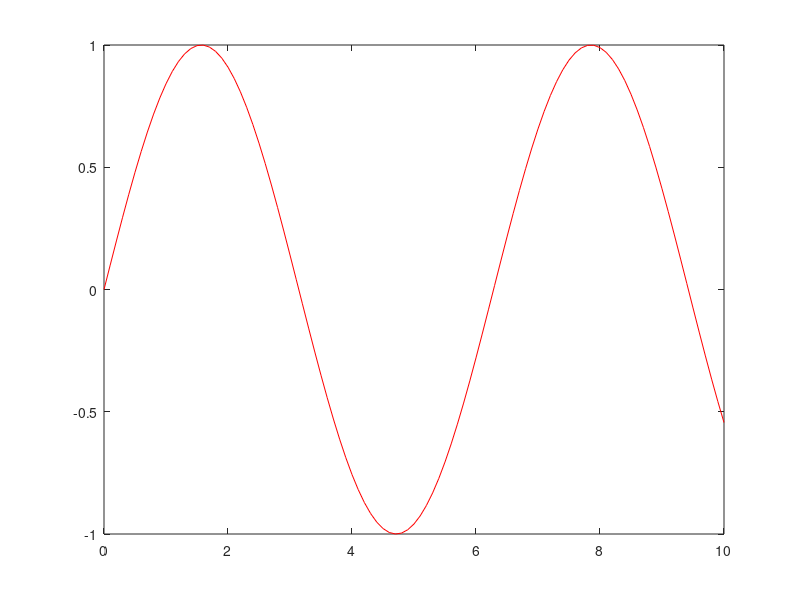

Here is the MATLAB script that generated this plot: (Note: this script raises an error after producing the figure.)
% LABORATIONSUPPGIFTER I TSDT18/84 SIGNALER & SYSTEM
% --------------------------------------------------

% LÄS NEDANSTÅENDE TEXT INNAN DU BÖRJAR JOBBA MED DATORUPPGIFTERNA!!!!

% I detta skript skriver du ned alla funktionsanrop och övrigt som behövs 
% för att lösa varje uppgift.  Skriptet är indelat i separata celler/sektioner 
% med dubbla procenttecken, dvs. %%, där du för varje deluppgift skriver 
% in alla relevanta Matlab-anrop i motsvarande cell.
% Vid redovisningen kan du då i editorn enkelt och snabbt exekvera och  
% redovisa din matlabkod och relaterade grafer för en deluppgift/cell i taget. 

% I de fall en graf ska redovisas, t.ex. en signal eller något frekvensspektrum, 
% så ska ditt skript generera grafen på det sätt du gjorde när du löste uppgiften. 
% Du ska alltså inte redovisa några grafer/figurer i form av fig-filer eller 
% utskriva i pappersform. Anledningen till detta är att det ska vara möjligt 
% att i efterhand, vid redovisningen, undersöka vad som händer med grafen 
% om du justerar någon parameter hos uppgiftens signal eller system - vilket 
% assistenten ibland kan be dig att göra.

% Tips: Använd gärna funktionen ohfig för att förtydliga en redan ritad graf. 
% Funktionen ökar fontstorleken på text och linjetjockleken i graferna i figurfönstret.
%
% Vid behov kan du behöva spara matlab-variabler under labben med save 
% (som t.ex. save filnamn.mat A H1 D för att spara variablerna A, H1 och D 
% i datafilen filnamn.mat). I ditt skript laddar du sedan in de sparade 
% variablerna med load filnamn.mat. 

% OBS: Senare i labserien, i samband med filterdesign, kommer du att konstruera 
% laplacetransformer och z-transformer m.h.a. funktionen pzchange.
% När du redovisar utskrifter av pzchange-grafer, så behöver du i respektive 
% cell spara den matlabkod som behövs för att återgenerera pzchange-grafen.
% Då kan du t.ex. även behöva ladda in en transform som du tidigare har
% erhållit och sparat i en mat-fil.
% Då kan du eller assistenten manipulera transformen m.h.a. pzchange vid redovisningen.

% Tips: Du kommer ofta att kopiera Matlabkod från kommandofönstret eller 
% ?Command History?-fönstret till redovisningsskriptet i editorn. 
% Det gör du enklast genom att markera funktionsanropen och sedan dra och 
% släppa den markerade texten i editorn.
% I en Linuxmiljö kan du även ändra kortkommandon av typen Ctrl+C och CTRL+V 
% för att kopiera respektive klistra in. 
% Det gör du under System/Preferences/Keyboard/Shortcuts  (tror jag...  ;)



%% EXEMPEL PÅ HUR MATALANROP EXEKVERAS I EN CELL/SEKTION

% Se även https://se.mathworks.com/help/matlab/matlab_prog/run-sections-of-programs.html

% 1) Ställ markören var som helst i den här raden eller raderna strax nedan,
%    så att denna cell och alla dess rader gulmarkeras.
%    Cellen markeras när du ställer markören på valfri rad i cellen.
%
% 2) I "Editor"-fliken finns avdelningen "RUN". Klicka på knappen 
%    "Run Section" för att exekvera all Matlabkod i denna cell/sektion.
%    Du kan även exekvera cellens Matlabkod genom att trycka Ctrl + Enter
%    (CMD + Enter på Mac).

% Exempel på matlabkod som exekveras i denna cell/sektion (rita en sinus):
t=0:0.1:10;
figure(4)
plot(t,sin(t),'r'), 
shg



%% 1. INLEDNING

% Ingen uppgift att lösa här. Vi behov behöver du kanske i stället fräscha upp
% dina matlabkunskaper - se i så fall sidan "matlabresurser" på kurswebbsidan!



%% 2. FALTNING 

% Kopiera dina funktionsanrop hit. 
% Dela på lämpligt sätt in dina funktionsanrop i fler delceller, för enklare redovisning!






%% 3. FOURIERSERIEANALYS

% Uppgift 3a ? beräkning


%% Uppgift 3a ? rita signal & spektrum



%% Uppgift 3b






%% 4. FOURIERTRANSFORMANALYS

% Dela på lämpligt sätt in dina funktionsanrop i fler delceller, för enklare redovisning!

% Uppgift 4a



%% Uppgift 4b



%% Uppgift 4c



%% Uppgift 4d






%% 5. TIDSKONTINUERLIGA FREKVENSSELEKTIVA FILTER

% Dela på lämpligt sätt in dina funktionsanrop i fler delceller, för enklare redovisning!

%%
% Uppgift 5a. 



%% Uppgift 5b
load uppgift5b
pzchange(H1)
%%
pzchange(H2)
%% Uppgift 5b



%% Uppgift 5c
load uppgift5c
pzchange(H3)

%% Uppgift 5d
load uppgift5d
pzchange(H4)

%% Uppgift 5e

[B, A] = butter(10, 2*pi*100, 'low', 's');
pzchange(in(B,A, 's'))

%%
% 5 eller 6 poler
[B, A] = cheby1(5,3,2*pi*100, 'low', 's')
pzchange(in(B,A, 's'))
%% Uppgift 5f
load uppgift5f1
pzchange(BP1)
%%
load dtmf
%signal(toner)
X = foutr(toner);
Y = output(X, BP1);
Yt = ifoutr(Y)
%spect(X)
figure(1);
Xt=linspace(1, 65538,65537);
subplot(2,1,1)
plot(Xt, toner);
subplot(2,1,2)
plot(Xt, Yt)
%% 6. TIDSDOMÄNANALYS AV TIDSDISKRETA SIGNALER & SYSTEM

% Dela på lämpligt sätt in dina funktionsanrop i fler delceller, för enklare redovisning!

%  Uppgift 6a



%% Uppgift 6b



%% Uppgift 6c
%% ha
n = -5:19;   % Anm: I boken st�r det (0:19), men fr�n -5 �r l�mpligare
x = inline('n==0');     % = enhetsimpulsen
a = [ 1 -1]; b = [0 1];
h = filter(b,a,x(n));
clf; stem(n,h,'k'); xlabel('n'); ylabel('h[n]');

% Kausalt då  ha = 0 för n < 0
% Marginellt stabil då den har en pol på enhetscirkeln
%
%% hb
n = -5:19;   % Anm: I boken st�r det (0:19), men fr�n -5 �r l�mpligare
x = inline('n==0');     % = enhetsimpulsen
a = [1 -5 6]; b = [0 8 -19];
h = filter(b,a,x(n));
clf; stem(n,h,'k'); xlabel('n'); ylabel('h[n]');

% Kausalt
% Icke stabilt då Sum(abs(hb)) !< inf
%
%% hd
n = -5:19;   % Anm: I boken st�r det (0:19), men fr�n -5 �r l�mpligare
x = inline('n==0');     % = enhetsimpulsen
a = [1 0]; b = [2 -2];
h = filter(b,a,x(n));
clf; stem(n,h,'k'); xlabel('n'); ylabel('h[n]');

% Kausalt 
% Stabilt då Sum(abs(hd)) < inf
%
%% Uppgift 6d



%% Uppgift 6e
%Tidsförskjutning modifierar inte signalen utan flyttar den bara

% Faltning mellan x[n] och h[n]
% Lasse Alfredsson 2012
n=0:50;
x=inline('2*(n>=5 & n<20)','n');    % x[n]=2(u[n-5]-u[n-20])    % Orignial
h=inline('1*(n>=2 & n<10)','n');    % h[n]=u[n-2]-u[n-10]
x2=inline('2*(n>=15 & n<30)','n');  % x2[n] = x[n-10]           % 5e
subplot(2,1,1)
stem(n,x2(n),'b');hold on, 
stem(n,h(n),'r');hold off
xlabel('n')
title('x[n]  (bl�)  & h[n]  (r�d)')

y=conv(x2(n),h(n));       % y[n]=x[n]*h[n]  (faltning)
subplot(2,1,2) 
stem(n,y(1:length(n)));  % Ty length(y) = length(x)+length(h)-1
xlabel('n')
title('y[n]')
%%
n=0:50;
x=inline('cos((pi.*n)/6).*(n>=0)','n');         % x[n]=cos((pi/6)*n)*u[n]
h=inline('1.5.*(.95.^n).*(n>=0 & n<11)','n');    % h[n]=1.5(0.95^n)(u[n]-u[n-11])
subplot(2,1,1)
stem(n,x(n),'b');hold on, 
stem(n,h(n),'r');hold off
xlabel('n')
title('x[n]  (bl�)  & h[n]  (r�d)')

y=conv(x(n),h(n));       % y[n]=x[n]*h[n]  (faltning)
subplot(2,1,2) 
stem(n,y(1:length(n)));  % Ty length(y) = length(x)+length(h)-1
xlabel('n')
title('y[n]')

%% TIDSDISKRETA FREKVENSSELEKTIVA FILTER

% Dela på lämpligt sätt in dina funktionsanrop i fler delceller, för enklare redovisning!

%% Uppgift 7a

load uppgift7a
pzchange(H1z)
%% Uppgift 7b
load uppgift7b
pzchange(HA), pause, pzchange(HB)
%% Uppgift 7c 
[B, A]=butter(3,2*0.15, 'low');
H=in(B,A, 'z');
pzchange(H)

%%
[B, A]=butter(5,2*0.15, 'low');
H=in(B,A, 'z');
pzchange(H)
%%
[B, A] = cheby1(5,3,2*0.15, 'low')
H=in(B,A, 'z');
pzchange(H)
%%
[B, A]=butter(5,2*0.15, 'high');
H=in(B,A, 'z');
pzchange(H)

%%
[B, A] = cheby1(5,3,2*0.15, 'high')
H=in(B,A, 'z');
pzchange(H)
%% Uppgift 7d
load dtmf, T=toner(65537); Dtoner=[toner 0 0 0]; N=30;
subplot(2,1,1), signalmod(toner,N*T);
subplot(2,1,2), signalmod(Dtoner,N)
%%
TONER=foutr(toner); DTONER=foutr(Dtoner);
spect(TONER,DTONER);
subplot(2,1,1), axis([0 3200 0 2])

%%
[B, A] = cheby1(2,3,[2*pi*941, 2*pi*1209], 's')
H1=in(B,A, 's');
pzchange(H1)
%%
[B, A] = cheby1(2,3,[2*0.14703125, 2*0.18890625], 'z')
H2=in(B,A, 'z');
pzchange(H2)
%%
logspect(H1, H2);